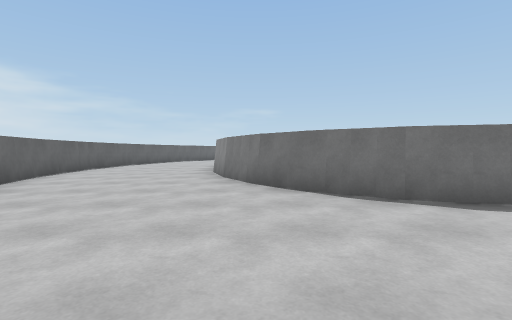
[1] (above)

24 first-person views from a walk through a 3-D level made in the Unity game engine. The camera is 1.2 m above the floor, tilts 2° down and sees 85° across. The floor is counted in squares, 2 m on a side. Each view is taken from the middle of a square. On the plan, view 1 faces up. The plan holds only what a view shows up to about 9 squares ahead; the rest is blank. The place goes on beyond the plan.

[2]
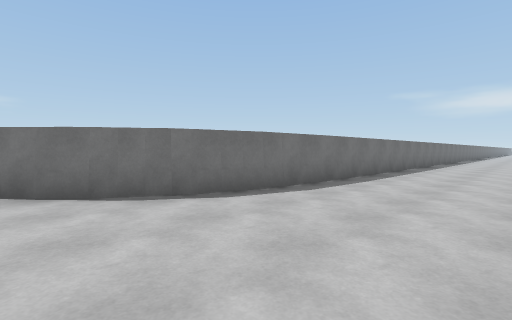

[3]
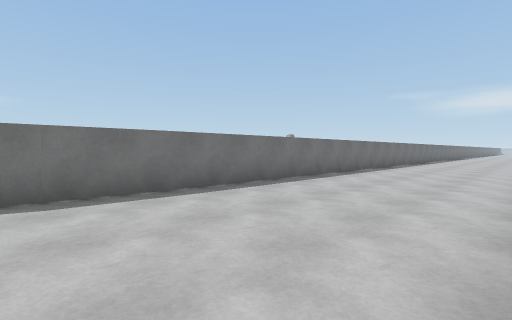

[4]
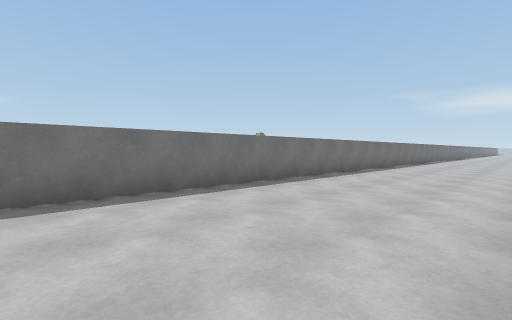

[5]
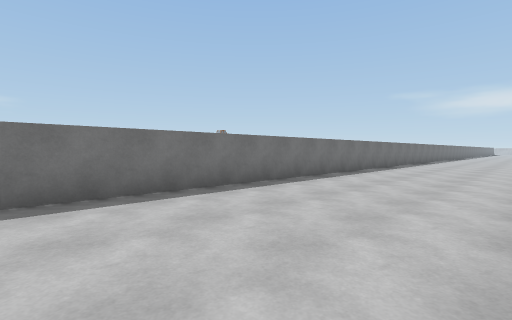

[6]
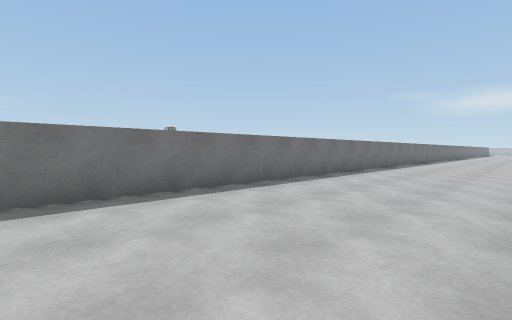

[7]
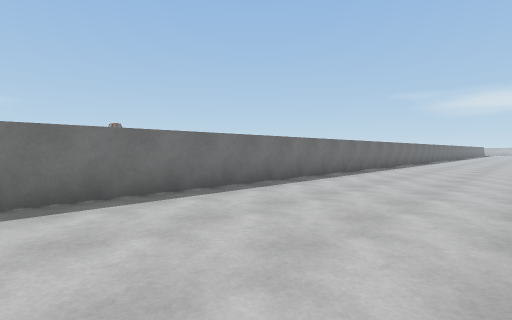

[8]
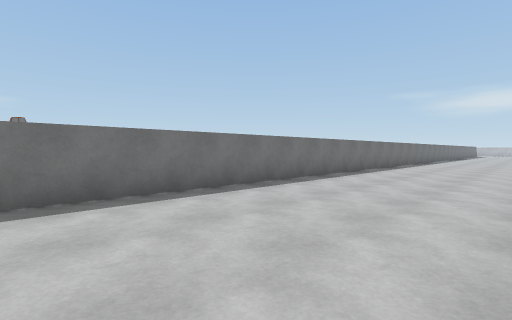

[9]
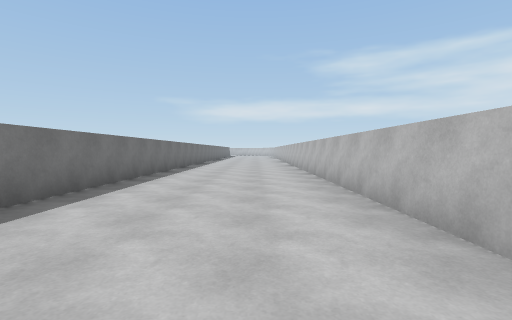

[10]
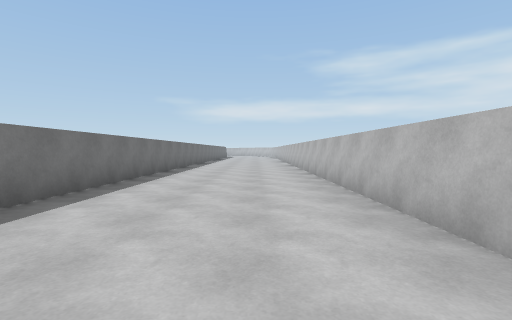

[11]
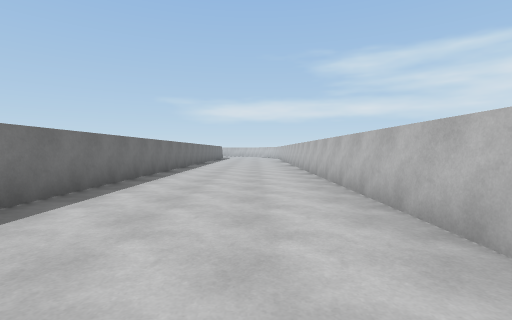

[12]
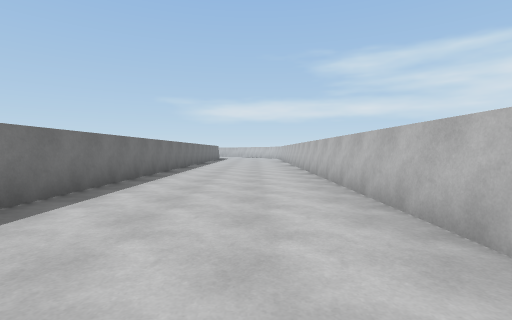

[13]
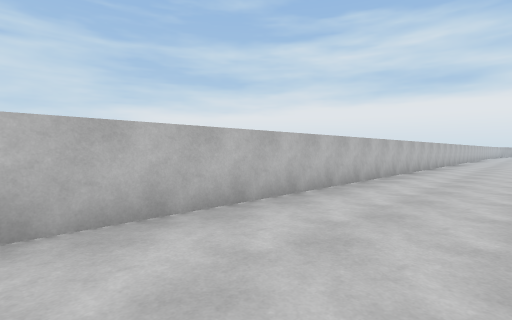

[14]
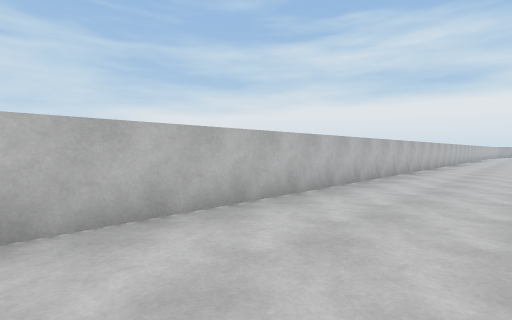

[15]
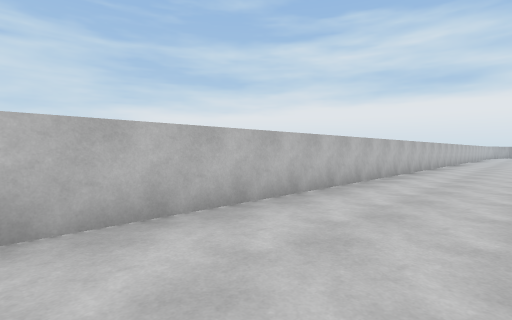

[16]
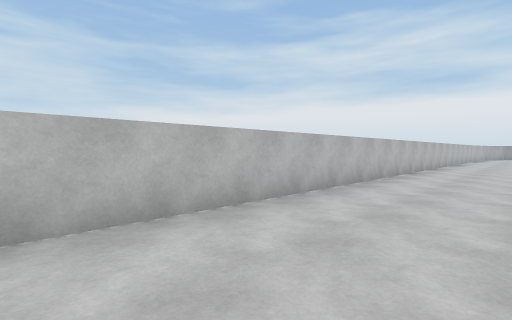

[17]
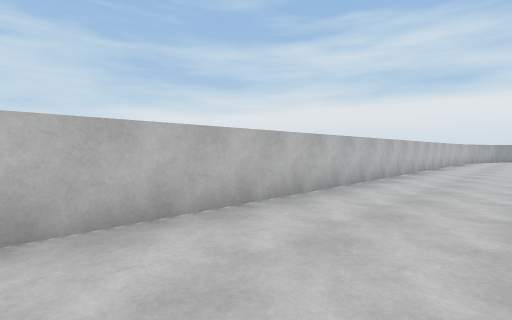

[18]
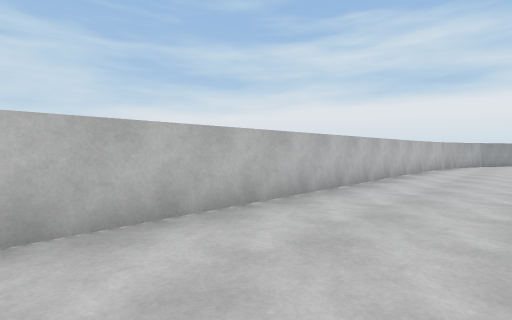

[19]
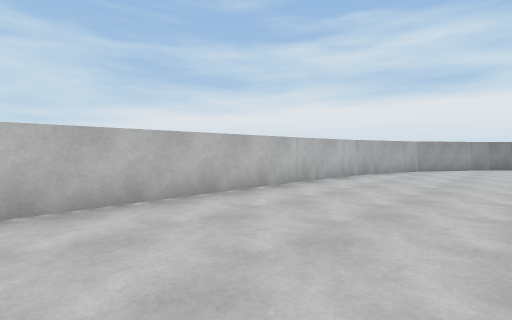

[20]
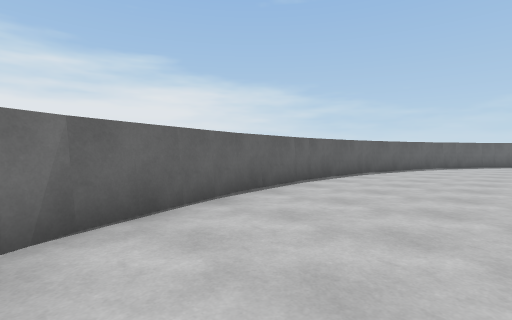

[21]
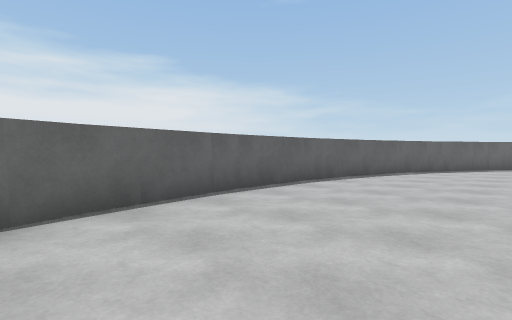

[22]
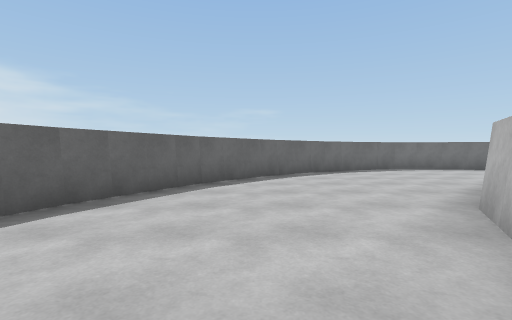

[23]
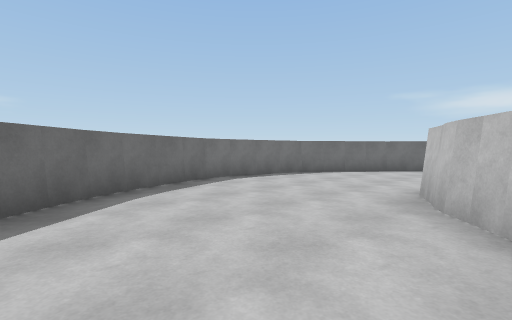

[24]
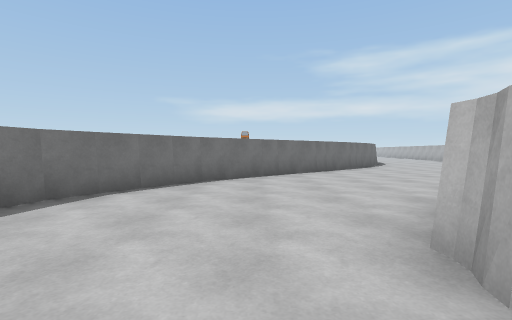

### Floor plan
Points are (right, up) in squares from view 1. A wall is a line through its corners. A room is listed if a view was taken in it or the views show most of it. See-through windows are left out.
Room 1 (views 1, 2, 3, 4, 5, 6, 7, 8, 9, 10, 11, 12, 13, 14, 15, 16, 17, 18, 19, 20, 21, 22, 23, 24)
walls: (11.1, 15) (7.4, 19.1); (7.5, 19.1) (6.9, 19.5); (7.1, 19.5) (5.4, 20.6) (3.9, 21); (3.2, 2.9) (1.8, 3.3) (1, 3.9); (2.1, 16.5) (3, 17) (3.6, 16.9); (1.5, 16) (2.2, 16.6); (4, 20.9) (3.2, 21.1); (0.8, 4) (0, 4.9); (3.3, 21.1) (2.5, 21.1) (0.5, 20.4); (-0.2, 13.8) (0.3, 14.8); (0.1, 4.8) (-0.7, 6.1); (2.9, -1.3) (43.5, -1.5); (-0.6, 6) (-1.1, 7.6); (2.3, -1.1) (3.6, -1.2); (0.6, 20.4) (-0.1, 20); (0.5, -0.6) (2.5, -1.1); (0, 20.1) (-1.5, 18.9); (0, -0.4) (0.7, -0.7); (-1.5, 19) (-3.1, 17.1); (-1.6, 0.6) (0.1, -0.5); (-2.1, 1.1) (-1.5, 0.6); (-2.5, 1.6) (-2, 1); (-3, 17.2) (-4.2, 15.1); (-4.2, 15.3) (-5, 12.9); (-4.9, 13) (-5.3, 11.3) (-5.4, 8.9); (-4.5, 4.5) (-4.2, 4.1); (-5.2, 6.8) (-4.5, 4.4); (-5.4, 9) (-5.1, 6.7); (43.5, 2.6) (3, 2.8)

Where each view was taken, in squares from view 1:
view 1: 0 up, 0 right, facing up
view 2: 0 up, 0 right, facing up-right
view 3: 1 down, 3 right, facing up-right
view 4: 1 down, 8 right, facing up-right
view 5: 1 down, 13 right, facing up-right
view 6: 1 down, 18 right, facing up-right
view 7: 1 down, 22 right, facing up-right
view 8: 1 down, 27 right, facing up-right
view 9: 0 up, 30 right, facing right
view 10: 0 up, 33 right, facing right
view 11: 0 up, 36 right, facing right
view 12: 0 up, 38 right, facing right
view 13: 1 up, 34 right, facing down-left
view 14: 1 up, 32 right, facing down-left
view 15: 1 up, 28 right, facing down-left
view 16: 1 up, 23 right, facing down-left
view 17: 1 up, 18 right, facing down-left
view 18: 1 up, 13 right, facing down-left
view 19: 2 up, 9 right, facing down-left
view 20: 4 up, 2 left, facing up-left
view 21: 6 up, 2 left, facing up-left
view 22: 12 up, 2 left, facing up
view 23: 16 up, 1 left, facing up-right
view 24: 18 up, 2 right, facing right
